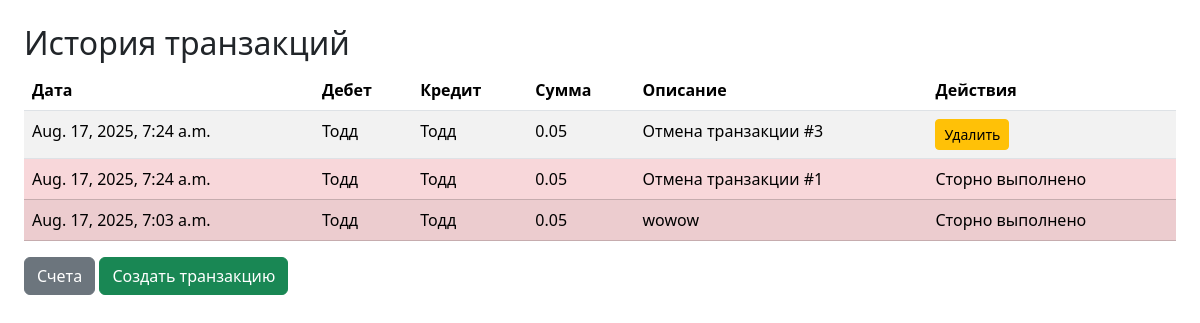
Screenshot of /transactions/ with the database file from the repository.
### accounts/models.py (models this page shows, shortened)
class Transaction(models.Model):
    debit_account = models.ForeignKey(Account, on_delete=models.CASCADE, related_name='debit_transactions')
    credit_account = models.ForeignKey(Account, on_delete=models.CASCADE, related_name='credit_transactions')
    amount = models.DecimalField(max_digits=12, decimal_places=2)
    description = models.TextField(blank=True, null=True)
    created_at = models.DateTimeField(default=timezone.now)
    is_reversal = models.BooleanField(default=False)
    original_transaction = models.ForeignKey('self', blank=True, null=True, on_delete=models.SET_NULL)
    is_deleted = models.BooleanField(default=False)

class Account(models.Model):
    TYPE_CHOICES = [
        ("active", "Актив"),
        ("passive", "Пассив"),
        ("active_passive", "Активно-пассивный"),
    ]
    number = models.CharField(max_length=10, unique=True, default=new_account_number)
    name = models.CharField(max_length=150)
    type = models.CharField(max_length=20, choices=TYPE_CHOICES)
    group = models.ForeignKey(BalanceGroup, on_delete=models.CASCADE, related_name="accounts")
    created_at = models.DateTimeField(auto_now_add=True)
    updated_at = models.DateTimeField(auto_now=True)
    balance = models.DecimalField(max_digits=12, decimal_places=2, default=0)

### accounts/views.py (the view)
# urls.py: path('transactions/', views.transaction_list, name='transaction_list'),
def transaction_list(request):
    transactions = Transaction.objects.order_by('-created_at')
    return render(request, 'accounts/transaction_list.html', {'transactions': transactions})

### accounts/templates/accounts/transaction_list.html (shortened to what this page needs)
<!DOCTYPE html>
<html lang="ru">
<head>
    <link href="https://cdn.jsdelivr.net/npm/bootstrap@5.3.2/dist/css/bootstrap.min.css" rel="stylesheet">
</head>
<body class="p-4">
<h2>История транзакций</h2>
<table class="table table-striped">
    <thead>
        <tr>
            <th>Дата</th>
            <th>Дебет</th>
            <th>Кредит</th>
            <th>Сумма</th>
            <th>Описание</th>
            <th>Действия</th>
        </tr>
    </thead>
    <tbody>
    {% for t in transactions %}
        <tr {% if t.is_deleted %}class="table-danger"{% endif %}>
            <td>{{ t.created_at }}</td>
            <td>{{ t.debit_account.name }}</td>
            <td>{{ t.credit_account.name }}</td>
            <td>{{ t.amount }}</td>
            <td>{{ t.description }}</td>
            <td>
                {% if not t.is_deleted %}
                    <a class="btn btn-sm btn-warning" href="{% url 'delete_transaction' t.id %}">Удалить</a>
                {% else %}
                    Сторно выполнено
                {% endif %}
            </td>
        </tr>
    {% endfor %}
    </tbody>
</table>
<a class="btn btn-secondary" href="{% url 'account_list' %}">Счета</a>
<a class="btn btn-success" href="{% url 'create_transaction' %}">Создать транзакцию</a>
</body>
</html>

### rows the page displays
Transaction: created_at "Aug. 17, 2025, 7:24 a.m.", debit_account.name "Тодд", credit_account.name "Тодд", amount "0.05", description "Отмена транзакции #3", is_deleted "Удалить"
Transaction: created_at "Aug. 17, 2025, 7:24 a.m.", debit_account.name "Тодд", credit_account.name "Тодд", amount "0.05", description "Отмена транзакции #1", is_deleted "Сторно выполнено"
Transaction: created_at "Aug. 17, 2025, 7:03 a.m.", debit_account.name "Тодд", credit_account.name "Тодд", amount "0.05", description "wowow", is_deleted "Сторно выполнено"
